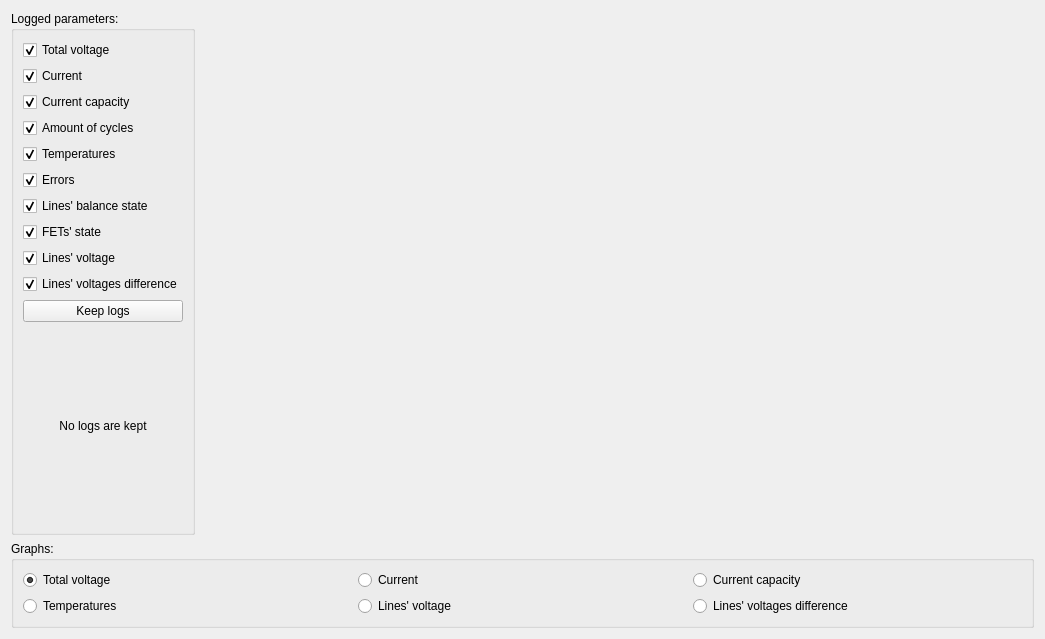
<?xml version="1.0" encoding="UTF-8"?>
<ui version="4.0">
 <class>LogsWidget</class>
 <widget class="QWidget" name="LogsWidget">
  <property name="geometry">
   <rect>
    <x>0</x>
    <y>0</y>
    <width>1045</width>
    <height>639</height>
   </rect>
  </property>
  <property name="windowTitle">
   <string>Form</string>
  </property>
  <layout class="QGridLayout" name="gridLayout_2">
   <item row="0" column="1">
    <widget class="QWidget" name="plotterBase" native="true">
     <property name="sizePolicy">
      <sizepolicy hsizetype="Expanding" vsizetype="Expanding">
       <horstretch>0</horstretch>
       <verstretch>0</verstretch>
      </sizepolicy>
     </property>
     <property name="minimumSize">
      <size>
       <width>800</width>
       <height>450</height>
      </size>
     </property>
    </widget>
   </item>
   <item row="1" column="0" colspan="2">
    <widget class="QGroupBox" name="groupBox_2">
     <property name="title">
      <string>Graphs:</string>
     </property>
     <layout class="QGridLayout" name="gridLayout">
      <item row="0" column="2">
       <widget class="QRadioButton" name="radioButtonCurrentCapacity">
        <property name="text">
         <string>Current capacity</string>
        </property>
       </widget>
      </item>
      <item row="0" column="0">
       <widget class="QRadioButton" name="radioButtonTotalVoltage">
        <property name="text">
         <string>Total voltage</string>
        </property>
        <property name="checked">
         <bool>true</bool>
        </property>
       </widget>
      </item>
      <item row="3" column="2">
       <widget class="QRadioButton" name="radioButtonDifference">
        <property name="text">
         <string>Lines' voltages difference</string>
        </property>
       </widget>
      </item>
      <item row="3" column="0">
       <widget class="QRadioButton" name="radioButtonTemperatures">
        <property name="text">
         <string>Temperatures</string>
        </property>
       </widget>
      </item>
      <item row="0" column="1">
       <widget class="QRadioButton" name="radioButtonCurrent">
        <property name="text">
         <string>Current</string>
        </property>
       </widget>
      </item>
      <item row="3" column="1">
       <widget class="QRadioButton" name="radioButtonLineVoltage">
        <property name="text">
         <string>Lines' voltage</string>
        </property>
       </widget>
      </item>
     </layout>
    </widget>
   </item>
   <item row="0" column="0">
    <widget class="QGroupBox" name="groupBox">
     <property name="title">
      <string>Logged parameters:</string>
     </property>
     <layout class="QVBoxLayout" name="verticalLayout">
      <item>
       <widget class="QCheckBox" name="checkBoxTotalVoltage">
        <property name="text">
         <string>Total voltage</string>
        </property>
        <property name="checked">
         <bool>true</bool>
        </property>
       </widget>
      </item>
      <item>
       <widget class="QCheckBox" name="checkBoxCurrent">
        <property name="text">
         <string>Current</string>
        </property>
        <property name="checked">
         <bool>true</bool>
        </property>
       </widget>
      </item>
      <item>
       <widget class="QCheckBox" name="checkBoxCurrentCapacity">
        <property name="text">
         <string>Current capacity</string>
        </property>
        <property name="checked">
         <bool>true</bool>
        </property>
       </widget>
      </item>
      <item>
       <widget class="QCheckBox" name="checkBoxAmountOfCycles">
        <property name="text">
         <string>Amount of cycles</string>
        </property>
        <property name="checked">
         <bool>true</bool>
        </property>
       </widget>
      </item>
      <item>
       <widget class="QCheckBox" name="checkBoxTemperatures">
        <property name="text">
         <string>Temperatures</string>
        </property>
        <property name="checked">
         <bool>true</bool>
        </property>
       </widget>
      </item>
      <item>
       <widget class="QCheckBox" name="checkBoxErrors">
        <property name="text">
         <string>Errors</string>
        </property>
        <property name="checked">
         <bool>true</bool>
        </property>
       </widget>
      </item>
      <item>
       <widget class="QCheckBox" name="checkBoxLineBalanceStatus">
        <property name="text">
         <string>Lines' balance state</string>
        </property>
        <property name="checked">
         <bool>true</bool>
        </property>
       </widget>
      </item>
      <item>
       <widget class="QCheckBox" name="checkBoxFETState">
        <property name="text">
         <string>FETs' state</string>
        </property>
        <property name="checked">
         <bool>true</bool>
        </property>
       </widget>
      </item>
      <item>
       <widget class="QCheckBox" name="checkBoxLineVoltage">
        <property name="text">
         <string>Lines' voltage</string>
        </property>
        <property name="checked">
         <bool>true</bool>
        </property>
       </widget>
      </item>
      <item>
       <widget class="QCheckBox" name="checkBoxDifference">
        <property name="text">
         <string>Lines' voltages difference</string>
        </property>
        <property name="checked">
         <bool>true</bool>
        </property>
       </widget>
      </item>
      <item>
       <widget class="QPushButton" name="keepLogsButton">
        <property name="text">
         <string>Keep logs</string>
        </property>
       </widget>
      </item>
      <item>
       <widget class="QLabel" name="stateLabel">
        <property name="text">
         <string>No logs are kept</string>
        </property>
        <property name="alignment">
         <set>Qt::AlignCenter</set>
        </property>
       </widget>
      </item>
     </layout>
    </widget>
   </item>
  </layout>
 </widget>
 <resources/>
 <connections/>
</ui>
